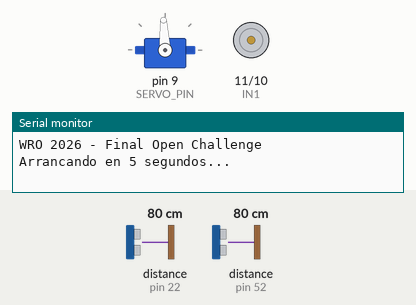
Simulated run of this sketch. Board: Arduino Mega 2560, built with avr-gcc and run on an emulated ATmega2560. Shown: servo, motor-driver pin pairs drawn as motors (green arrow = first pin HIGH = forward, orange = second pin HIGH = backward, longer = more drive, scaled by the enable pin), the last lines printed to the serial monitor. Wiring (inferred from the names in the program): 2 × ultrasonic range finder: trigger pin 24, echo pin 22 / trigger pin 50, echo pin 52. The inputs (shaded band) are chosen by the test bench; at power-on: distance to the obstacle (sensors on pin 22, pin 52) 80 cm. The echo pulse lasts 58.3 µs per cm.

Above: at 1.1 s.
At 7.2 s:
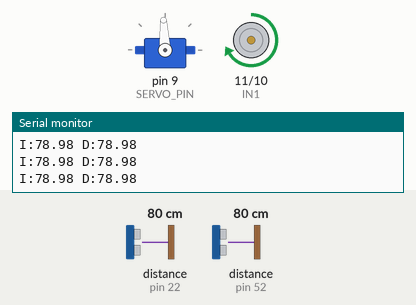
7.3 s: distance to the obstacle (sensor on pin 22) set to 88 cm
10.3 s: distance to the obstacle (sensor on pin 22) set to 98 cm
At 11.1 s:
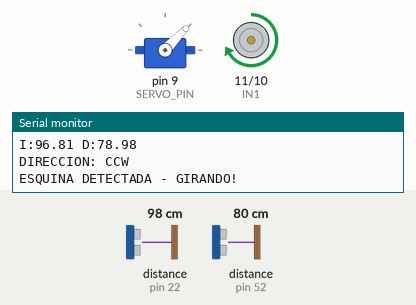
15.2 s: distance to the obstacle (sensor on pin 22) set to 120 cm
Timing chart, 0 to 19.2 s (numbered marks = the images above; inputs shaded):
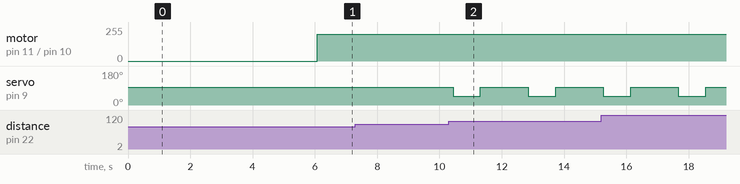

The sketch:

Final_Open_Challenge.ino
```cpp
// ═══════════════════════════════════════════════════════
//  WRO 2026 - DESAFÍO OPEN - FINAL
//  Detección automática de dirección - la primera esquina fija la dirección
//  CCW = detección de hueco con sensor IZQUIERDO
//  CW  = detección de hueco con sensor DERECHO
//  Sin conteo de vueltas - corre indefinidamente
//
//  ARREGLO DE INTERFERENCIA: una vez fijada la dirección, el
//  ultrasónico opuesto nunca se vuelve a activar. Dos sensores
//  pitando seguido dejan que uno capte el eco del otro, dando
//  una lectura falsa de ~57cm en el hueco que bloqueaba el giro.
// ═══════════════════════════════════════════════════════

#include <Servo.h>

// ── Servo ────────────────────────────────────────────────
Servo steeringServo;
#define SERVO_PIN    9
#define SERVO_CENTER 93
#define SERVO_LEFT   46
#define SERVO_RIGHT  140

// ── Motor ────────────────────────────────────────────────
#define ENA  12
#define IN1  11
#define IN2  10
#define SPEED_FULL  200

// ── Ultrasónicos ─────────────────────────────────────────
#define TRIG_L  24
#define ECHO_L  22
#define TRIG_R  50
#define ECHO_R  52

// ── Configuración ────────────────────────────────────────
#define CORNER_DIST        92  // cm - pared lejos = esquina detectada
#define MIN_TURN_TIME_CCW  875  // ms - giro izquierda CCW
#define MIN_TURN_TIME_CW   875  // ms - giro derecha CW
#define CORNER_COOLDOWN    1500  // ms - espera después de cada esquina
#define PING_GAP            60  // ms - separación mínima entre dos pings
                                // Solo se usa antes de saber la dirección,
                                // cuando aún hay que leer ambos sensores.
#define TURN_COUNT_COOLDOWN     500  // ms - espacio mínimo entre el conteo de dos giros
#define TOTAL_TURNS_TO_STOP      12  // número de giros (esquinas) antes de parar
#define STOP_DELAY_AFTER_LAST_TURN_MS 900  // ms - esperar esto después del
                                             // último giro antes de la parada total
                                             // cambia este número para ajustarlo

// ── Estado de dirección ──────────────────────────────────
enum Direction { UNKNOWN, CCW, CW };
Direction direction = UNKNOWN;

unsigned long lastCornerTime = 0;
unsigned long lastTurnCountTime = 0;
int turnCount = 0;
bool deadStopped = false;

// ─────────────────────────────────────────────────────────
//  Leer distancia ultrasónica (cm)
// ─────────────────────────────────────────────────────────
float readDistance(int trigPin, int echoPin) {
  digitalWrite(trigPin, LOW);
  delayMicroseconds(2);
  digitalWrite(trigPin, HIGH);
  delayMicroseconds(10);
  digitalWrite(trigPin, LOW);
  long duration = pulseIn(echoPin, HIGH, 30000);
  if (duration == 0) return 999;
  float dist = duration * 0.034 / 2.0;
  if (dist > 400) return 999;
  return dist;
}

// ─────────────────────────────────────────────────────────
//  Control de motor
// ─────────────────────────────────────────────────────────
void driveForward() {
  analogWrite(ENA, SPEED_FULL);
  digitalWrite(IN1, HIGH);
  digitalWrite(IN2, LOW);
}

void stopMotor() {
  digitalWrite(ENA, LOW);
  digitalWrite(IN1, LOW);
  digitalWrite(IN2, LOW);
}

// ─────────────────────────────────────────────────────────
//  Ejecutar giro en esquina - por tiempo puro, SIN bucle while
// ─────────────────────────────────────────────────────────
void doTurn(int servoAngle, int turnTime) {
  Serial.println("ESQUINA DETECTADA - GIRANDO!");
  steeringServo.write(servoAngle);
  driveForward();
  delay(turnTime);
  steeringServo.write(SERVO_CENTER);
  lastCornerTime = millis();

  // ── Contador de giros/vueltas ─────────────────────────
  if (millis() - lastTurnCountTime > TURN_COUNT_COOLDOWN) {
    turnCount++;
    lastTurnCountTime = millis();
    Serial.print("CONTEO DE GIROS: ");
    Serial.println(turnCount);

    if (turnCount >= TOTAL_TURNS_TO_STOP) {
      delay(STOP_DELAY_AFTER_LAST_TURN_MS);
      stopMotor();
      steeringServo.write(SERVO_CENTER);
      deadStopped = true;
      Serial.println("PARADA TOTAL - se alcanzó el conteo de giros");
    }
  }

  delay(300);
}

// ─────────────────────────────────────────────────────────
//  Configuración
// ─────────────────────────────────────────────────────────
void setup() {
  steeringServo.attach(SERVO_PIN);
  steeringServo.write(SERVO_CENTER);
  delay(1000);

  Serial.begin(9600);

  pinMode(ENA, OUTPUT);
  pinMode(IN1, OUTPUT);
  pinMode(IN2, OUTPUT);
  stopMotor();

  pinMode(TRIG_L, OUTPUT); pinMode(ECHO_L, INPUT);
  pinMode(TRIG_R, OUTPUT); pinMode(ECHO_R, INPUT);

  Serial.println("WRO 2026 - Final Open Challenge");
  Serial.println("Arrancando en 5 segundos...");
  delay(5000);
  Serial.println("ARRANCA!");
}

// ─────────────────────────────────────────────────────────
//  Bucle principal
// ─────────────────────────────────────────────────────────
void loop() {

  // ── Parada total - detiene para siempre después de TOTAL_TURNS_TO_STOP ──
  if (deadStopped) {
    return;  // ya está parado, no hace nada más
  }

  float distL = 999;
  float distR = 999;

  // ── Lectura de sensores - nunca dos pings seguidos ───
  if (direction == UNKNOWN) {
    // Dirección aún no fijada: se necesitan ambos sensores, pero
    // espaciados para que el primer ping muera antes de que dispare el segundo.
    distL = readDistance(TRIG_L, ECHO_L);
    delay(PING_GAP);
    distR = readDistance(TRIG_R, ECHO_R);

    Serial.print("I:"); Serial.print(distL);
    Serial.print(" D:"); Serial.println(distR);
  }
  else if (direction == CCW) {
    // Solo se activa el sensor IZQUIERDO. El DERECHO está apagado.
    distL = readDistance(TRIG_L, ECHO_L);

    Serial.print("I:"); Serial.print(distL);
    Serial.println(" D:OFF");
  }
  else {  // CW
    // Solo se activa el sensor DERECHO. El IZQUIERDO está apagado.
    distR = readDistance(TRIG_R, ECHO_R);

    Serial.print("I:OFF");
    Serial.print(" D:"); Serial.println(distR);
  }

  bool cooldownOk = (millis() - lastCornerTime > CORNER_COOLDOWN);

  if (direction == UNKNOWN) {
    if (cooldownOk && distL > CORNER_DIST) {
      direction = CCW;
      Serial.println("DIRECCION: CCW");
      doTurn(SERVO_LEFT, MIN_TURN_TIME_CCW);
    }
    else if (cooldownOk && distR > CORNER_DIST && distR < 400) {
      direction = CW;
      Serial.println("DIRECCION: CW");
      doTurn(SERVO_RIGHT, MIN_TURN_TIME_CW);
    }
  }
  else if (direction == CCW) {
    if (cooldownOk && distL > CORNER_DIST ) {
      doTurn(SERVO_LEFT, MIN_TURN_TIME_CCW);
    }
  }
  else if (direction == CW) {
    if (cooldownOk && distR > CORNER_DIST ) {
      doTurn(SERVO_RIGHT, MIN_TURN_TIME_CW);
    }
  }

  if (!deadStopped) {
    steeringServo.write(SERVO_CENTER);
    driveForward();
  }
}
```

Measured:
- the behaviour switches between 93 and 94 cm on distance to the obstacle (sensor on pin 22) (found by bisection; images 1 and 2)
- after the input at 10.3 s, servo on pin 9 (SERVO_PIN): alternates 93° for 1.5 s and 46° for 0.88 s, starting after 0.14 s
